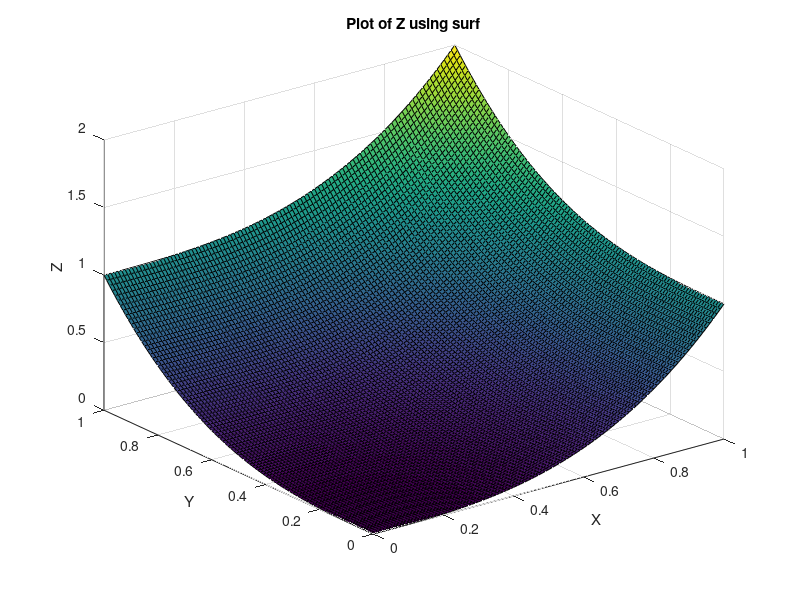
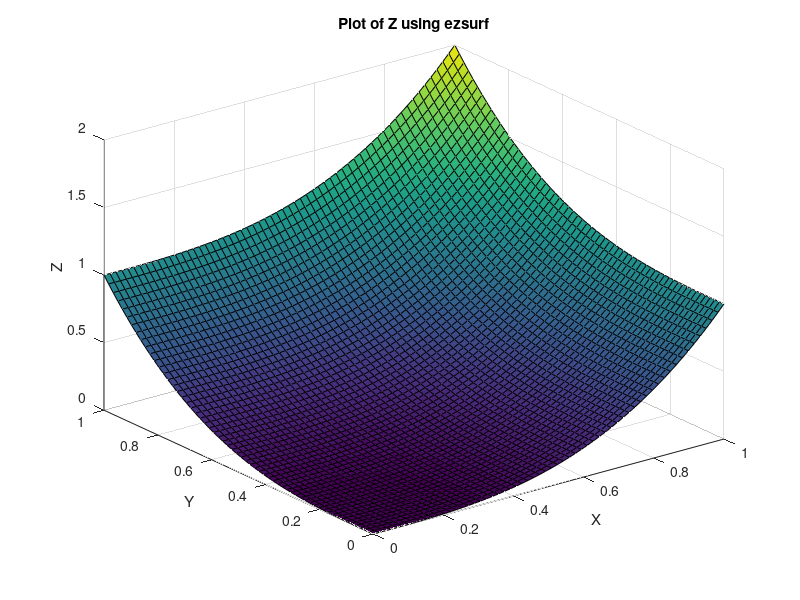
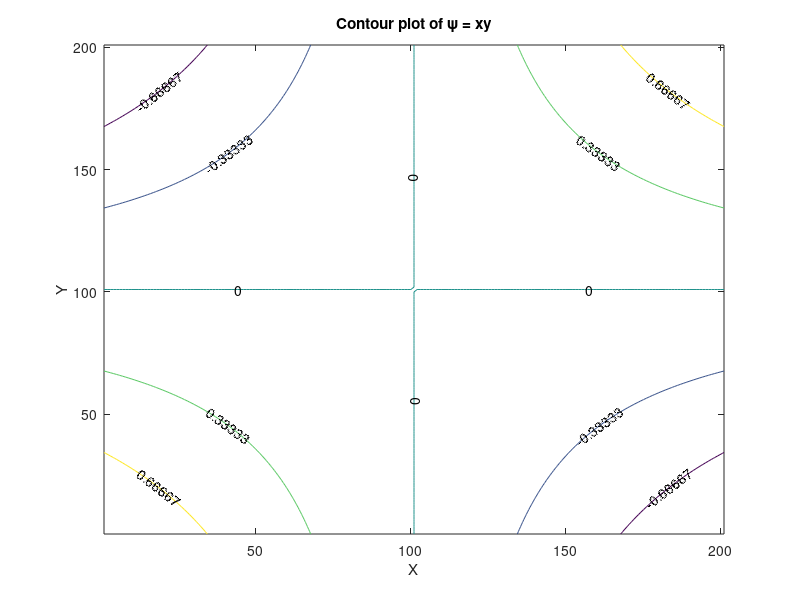
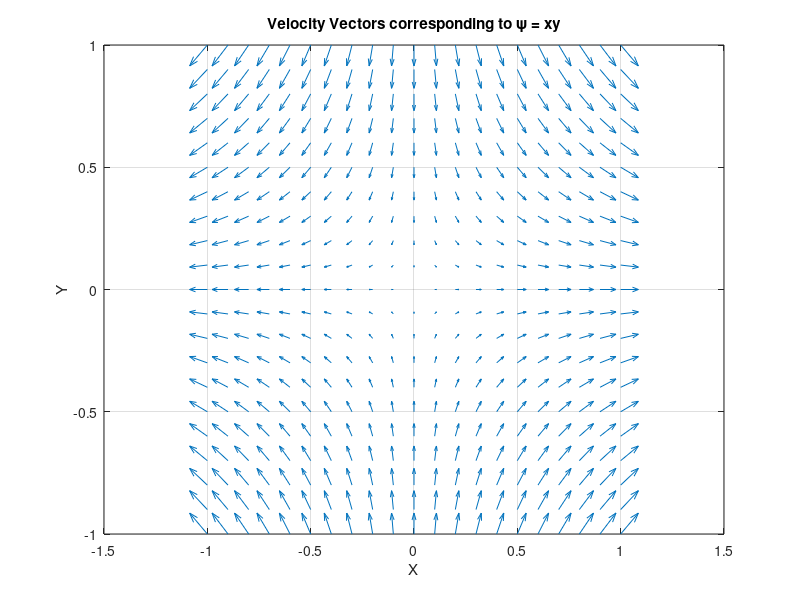

These figures' MATLAB source, in order:
%% Question 1

M=101;
N=101;


x=[0:1/(M-1):1];
y=[0:1/(N-1):1];
[X,Y]=meshgrid(x,y);
z=X.^3+Y.^3;
figure(1)
surf(X,Y,z);
title('Plot of Z using surf')
xlabel('X');
ylabel('Y');
zlabel('Z');

figure (2)
ezsurf('X.^3+Y.^3',[0,1,0,1])
title('Plot of Z using ezsurf')
xlabel('X');
ylabel('Y');
zlabel('Z');

% mesh resolution cannot be controlled by ezsurf



%% Question 2

x=[-1:1/(M-1):1];
y=[-1:1/(N-1):1];
[X,Y]=meshgrid(x,y);
ki=X.*Y;

figure (3)
grid on;
[C,h] = contour(ki,5);
clabel(C,h)
title('Contour plot of \psi = xy')
xlabel('X');
ylabel('Y');



%% Question 3


x=[-1:10/(M-1):1];
y=[-1:10/(N-1):1];
u=x;
v=-y;
[X,Y]=meshgrid(x,y);
[U,V]=meshgrid(u,v);

%Plotting Vector Plot 

figure(4)
quiver(X,Y,U,V)
title('Velocity Vectors corresponding to \psi = xy')
xlabel('X');
ylabel('Y');
grid on

%Plotting Direction Plot

figure(5)
p=atan(V./U); 
surf(X,Y,p);
